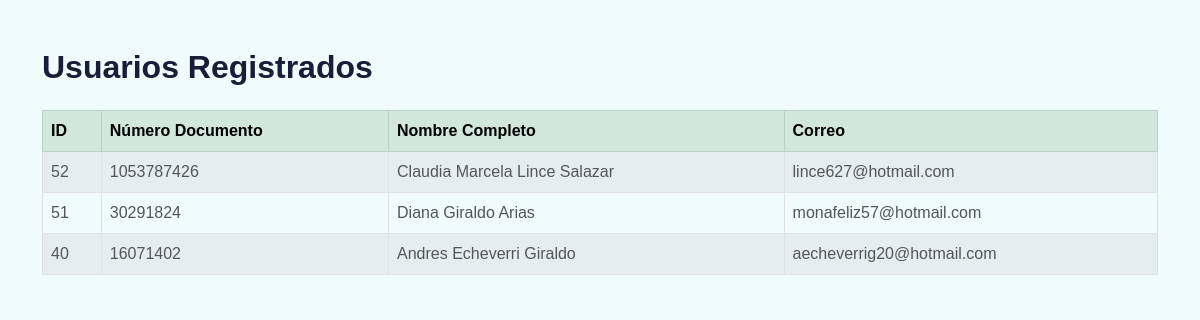
Before: /ver_usuarios.php with the older database file.
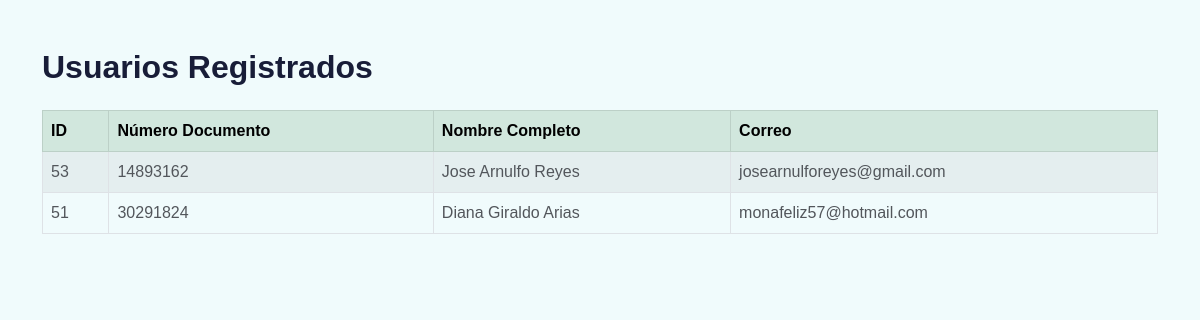
After: the same page with the newer database file.
### tables this page shows
CREATE TABLE `usuarios` (
  `id` int(11) NOT NULL,
  `numero_documento` varchar(20) NOT NULL,
  `tipo_documento` enum('CC','CE','PPT') NOT NULL,
  `nombre_completo` varchar(100) NOT NULL,
  `celular` varchar(10) NOT NULL,
  `correo` varchar(100) DEFAULT NULL,
  `contrasena` varchar(255) NOT NULL,
  `comuna` varchar(50) NOT NULL,
  `barrio` varchar(50) NOT NULL,
  `direccion` varchar(255) DEFAULT NULL,
  `emprendimiento` varchar(100) NOT NULL,
  `habilitado` tinyint(1) DEFAULT 0,
  `foto` varchar(255) DEFAULT NULL,
  `rol` varchar(50) DEFAULT 'usuario',
  `fecha_registro` datetime DEFAULT current_timestamp(),
  `instagram` varchar(255) DEFAULT NULL,
  `facebook` varchar(255) DEFAULT NULL,
  `resena` text DEFAULT NULL
);

### ver_usuarios.php (the view, shortened to what this page needs)
<?php
include 'conexion.php';
$sql = "SELECT id, numero_documento, nombre_completo, correo FROM usuarios ORDER BY id DESC";
$result = $conn->query($sql);
?>
<!DOCTYPE html>
<html lang="es">
<head>
    <link href="css/bootstrap.min.css" rel="stylesheet">
</head>
<body class="bg-light">
<div class="container mt-5">
    <h2 class="mb-4">Usuarios Registrados</h2>
    <table class="table table-bordered table-striped">
        <thead class="table-success">
            <tr>
                <th>ID</th>
                <th>Número Documento</th>
                <th>Nombre Completo</th>
                <th>Correo</th>
            </tr>
        </thead>
        <tbody>
        <?php if ($result && $result->num_rows > 0): ?>
            <?php while($row = $result->fetch_assoc()): ?>
                <tr>
                    <td><?php echo htmlspecialchars($row['id']); ?></td>
                    <td><?php echo htmlspecialchars($row['numero_documento']); ?></td>
                    <td><?php echo htmlspecialchars($row['nombre_completo']); ?></td>
                    <td><?php echo htmlspecialchars($row['correo']); ?></td>
                </tr>
            <?php endwhile; ?>
        <?php else: ?>
            <tr><td colspan="4" class="text-center">No hay usuarios registrados.</td></tr>
        <?php endif; ?>
        </tbody>
    </table>
</div>
</body>
</html>

Changed rows visible on the page:
removed usuarios: id "52", numero_documento "1053787426", nombre_completo "Claudia Marcela Lince Salazar", correo "lince627@hotmail.com"
removed usuarios: id "40", numero_documento "16071402", nombre_completo "Andres Echeverri Giraldo", correo "aecheverrig20@hotmail.com"
added usuarios: id "53", numero_documento "14893162", nombre_completo "Jose Arnulfo Reyes", correo "josearnulforeyes@gmail.com"
